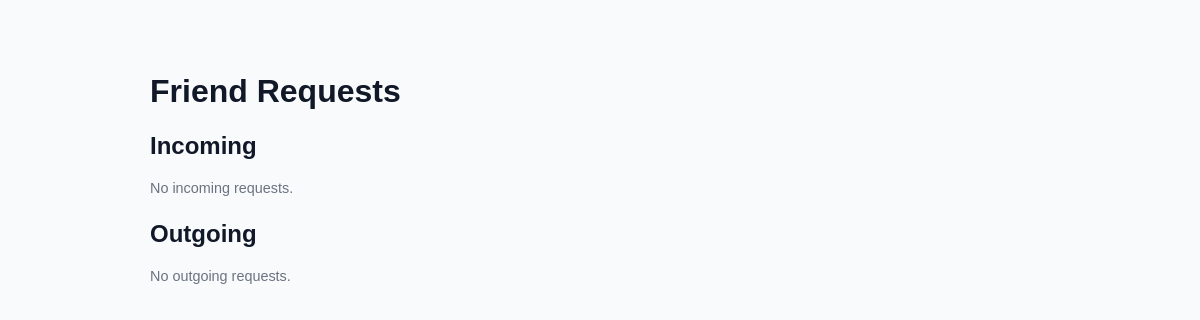
The page /friends/requests/ (signed in) on the database as committed earlier.
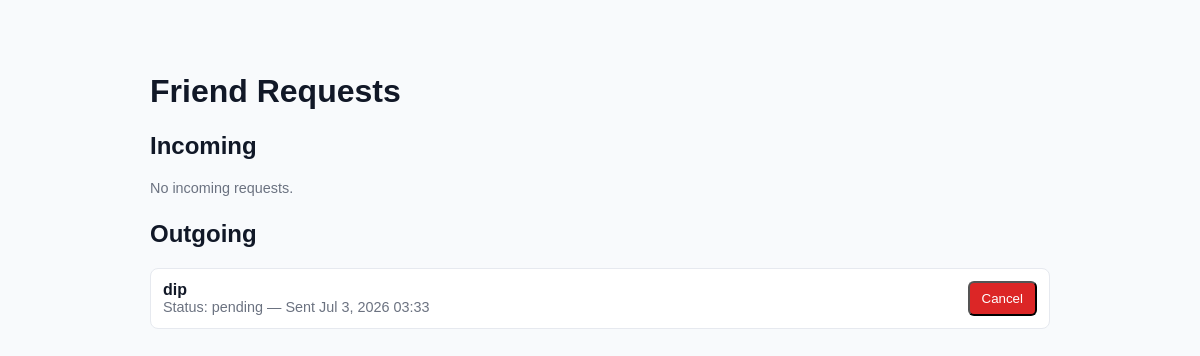
The same page on the database as committed later.
### friends/models.py (models this page shows)
class FriendRequest(models.Model):
    sender = models.ForeignKey(
        User,
        on_delete=models.CASCADE,
        related_name="sent_requests"
    )
    receiver = models.ForeignKey(
        User,
        on_delete=models.CASCADE,
        related_name="received_requests"
    )
    status = models.CharField(
        max_length=20,
        choices=[
            ("pending", "Pending"),
            ("accepted", "Accepted"),
            ("rejected", "Rejected"),
        ],
        default="pending"
    )
    created_at = models.DateTimeField(auto_now_add=True)
    class Meta:
        unique_together = ("sender", "receiver")

### friends/views.py (the view)
# urls.py: path("requests/", requests_view, name="requests"),
@login_required
def requests_view(request):
    incoming = FriendRequest.objects.filter(receiver=request.user, status="pending").order_by("-created_at")
    outgoing = FriendRequest.objects.filter(sender=request.user, status="pending").order_by("-created_at")
    return render(request, "friends/requests.html", {
        "incoming": incoming,
        "outgoing": outgoing,
    })

### friends/templates/friends/requests.html (shortened to what this page needs)
<!DOCTYPE html>
<html>
<head>
</head>
<body>
<div class="container">
    <h1>Friend Requests</h1>
    <h2>Incoming</h2>
    {% if incoming %}
        <div style="display:grid;gap:12px">
        {% for req in incoming %}
            <div class="card row">
                <div>
                    <div style="font-weight:600">{{ req.sender.username }}</div>
                    <div class="muted">Sent {{ req.created_at|date:"M j, Y H:i" }}</div>
                </div>
                <div>
                    <button data-id="{{ req.id }}" class="btn btn-accept accept-btn">Accept</button>
                    <button data-id="{{ req.id }}" class="btn btn-reject reject-btn">Reject</button>
                </div>
            </div>
        {% endfor %}
        </div>
    {% else %}
        <p class="muted">No incoming requests.</p>
    {% endif %}
    <h2 style="margin-top:24px">Outgoing</h2>
    {% if outgoing %}
        <div style="display:grid;gap:12px">
        {% for req in outgoing %}
            <div class="card row">
                <div>
                    <div style="font-weight:600">{{ req.receiver.username }}</div>
                    <div class="muted">Status: {{ req.status }} — Sent {{ req.created_at|date:"M j, Y H:i" }}</div>
                </div>
                <div>
                    {% if req.status == "pending" %}
                        <button data-id="{{ req.id }}" class="btn btn-reject cancel-btn">Cancel</button>
                    {% endif %}
                </div>
            </div>
        {% endfor %}
        </div>
    {% else %}
        <p class="muted">No outgoing requests.</p>
    {% endif %}
</div>
</body>
</html>

Rows that differ between the two databases and show on the page:
added FriendRequest: receiver.username "dip", status "pending", created_at "Jul 3, 2026 03:33"
Other text that changed with them:
text no longer shown: "No outgoing requests."
